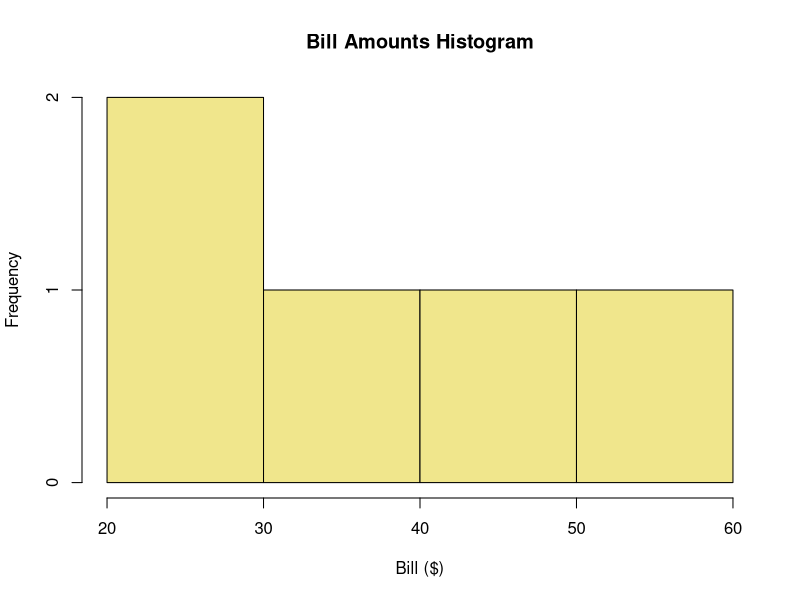
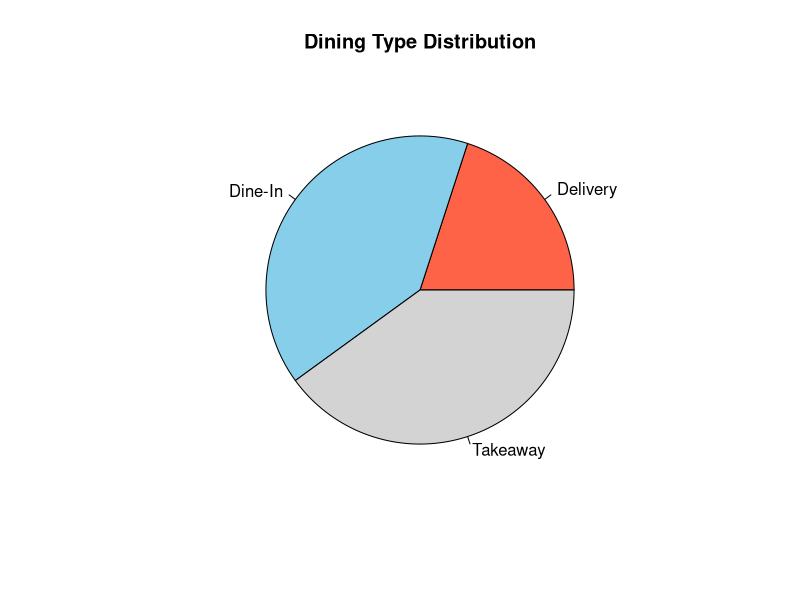
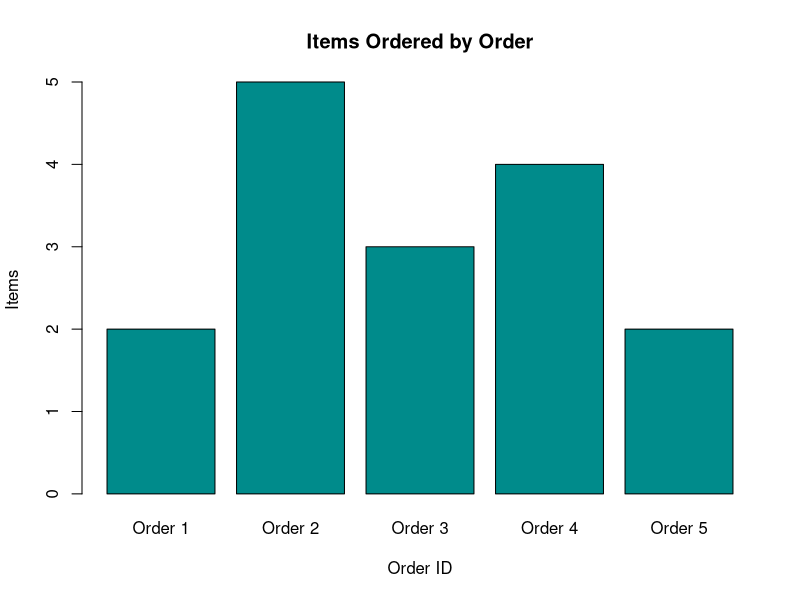
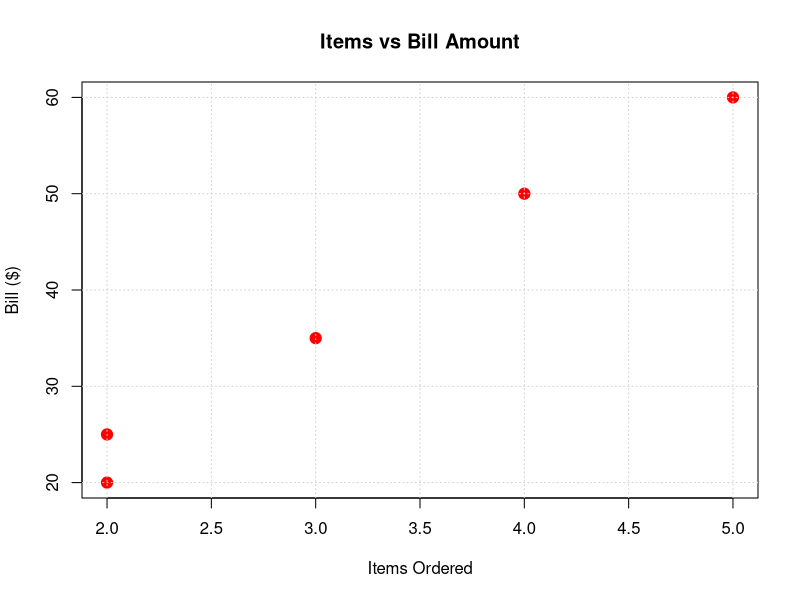

Recreate these plots in R, in order.
# Experiment 26: Restaurant Orders Analysis
# Course: Data Handling and Visualization

# Dataset
df26 <- data.frame(
  OrderID = 1:5,
  ItemsOrdered = c(2, 5, 3, 4, 2),
  BillAmount = c(25, 60, 35, 50, 20),
  DiningType = c("Dine-In", "Takeaway", "Dine-In", "Delivery", "Takeaway")
)

cat("--- Experiment 26: Restaurant Orders Analysis ---\n")
print(df26)

# Q25: Create a histogram of bill amounts.
png("outputs/exp26_q25_histogram.png", width=800, height=600)
hist(df26$BillAmount, col="khaki", main="Bill Amounts Histogram", xlab="Bill ($)", ylab="Frequency")
dev.off()

# Q26: Generate a pie chart of dining types.
png("outputs/exp26_q26_pie_chart.png", width=800, height=600)
pie(table(df26$DiningType), col=c("tomato", "skyblue", "lightgrey"), main="Dining Type Distribution")
dev.off()

# Q27: Build a bar chart of items ordered by order.
png("outputs/exp26_q27_bar_chart.png", width=800, height=600)
barplot(df26$ItemsOrdered, names.arg=paste("Order", df26$OrderID), col="darkcyan", main="Items Ordered by Order", ylab="Items", xlab="Order ID")
dev.off()

# Q28: Create a scatter plot of items ordered vs bill amount.
png("outputs/exp26_q28_scatter_plot.png", width=800, height=600)
plot(df26$ItemsOrdered, df26$BillAmount, col="red", pch=19, cex=1.5, main="Items vs Bill Amount", xlab="Items Ordered", ylab="Bill ($)")
grid()
dev.off()
cat("Experiment 26 successfully completed. Plots saved to outputs/.\n\n")
